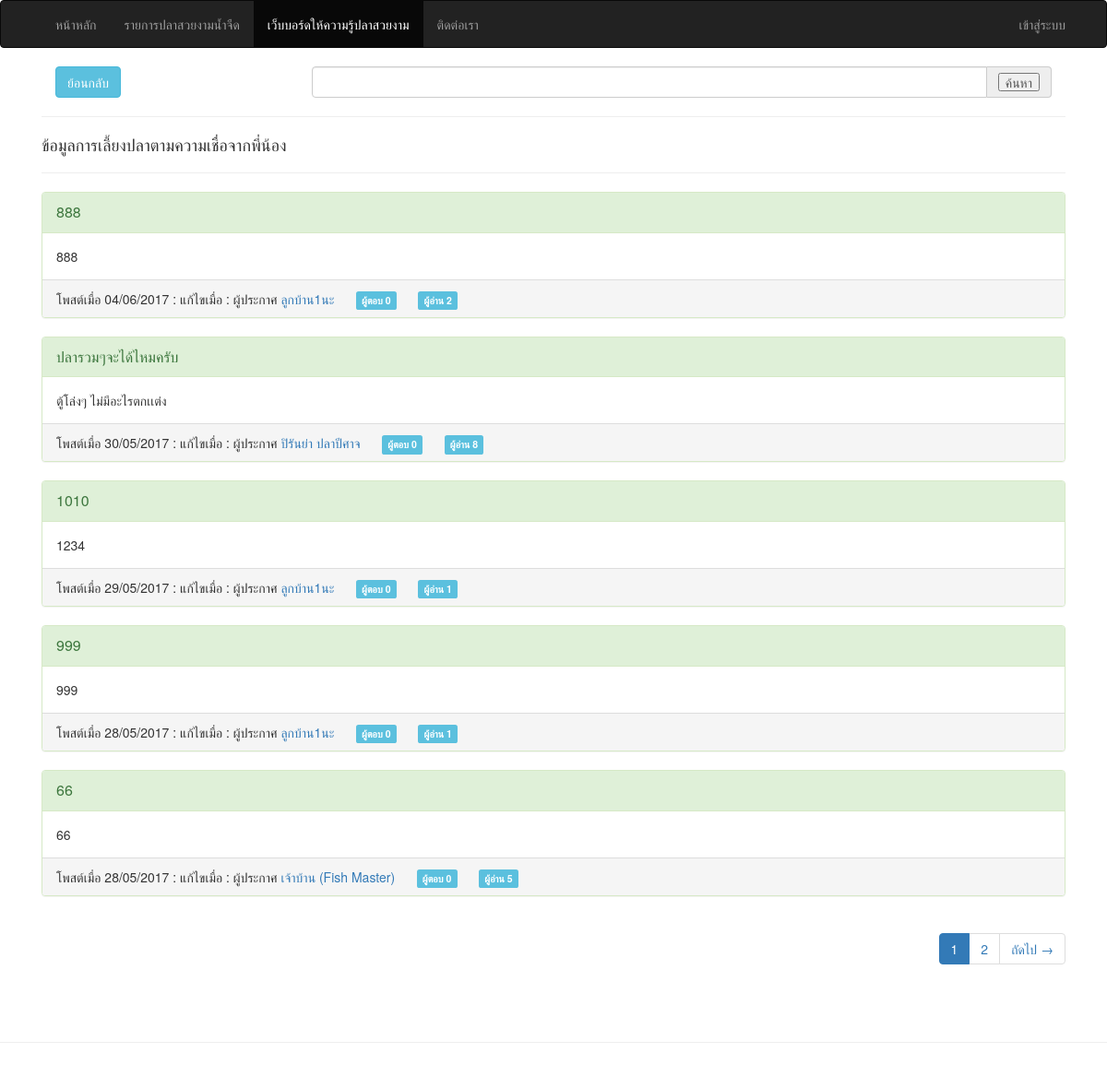
The page /webboard/compare on the database as committed earlier.
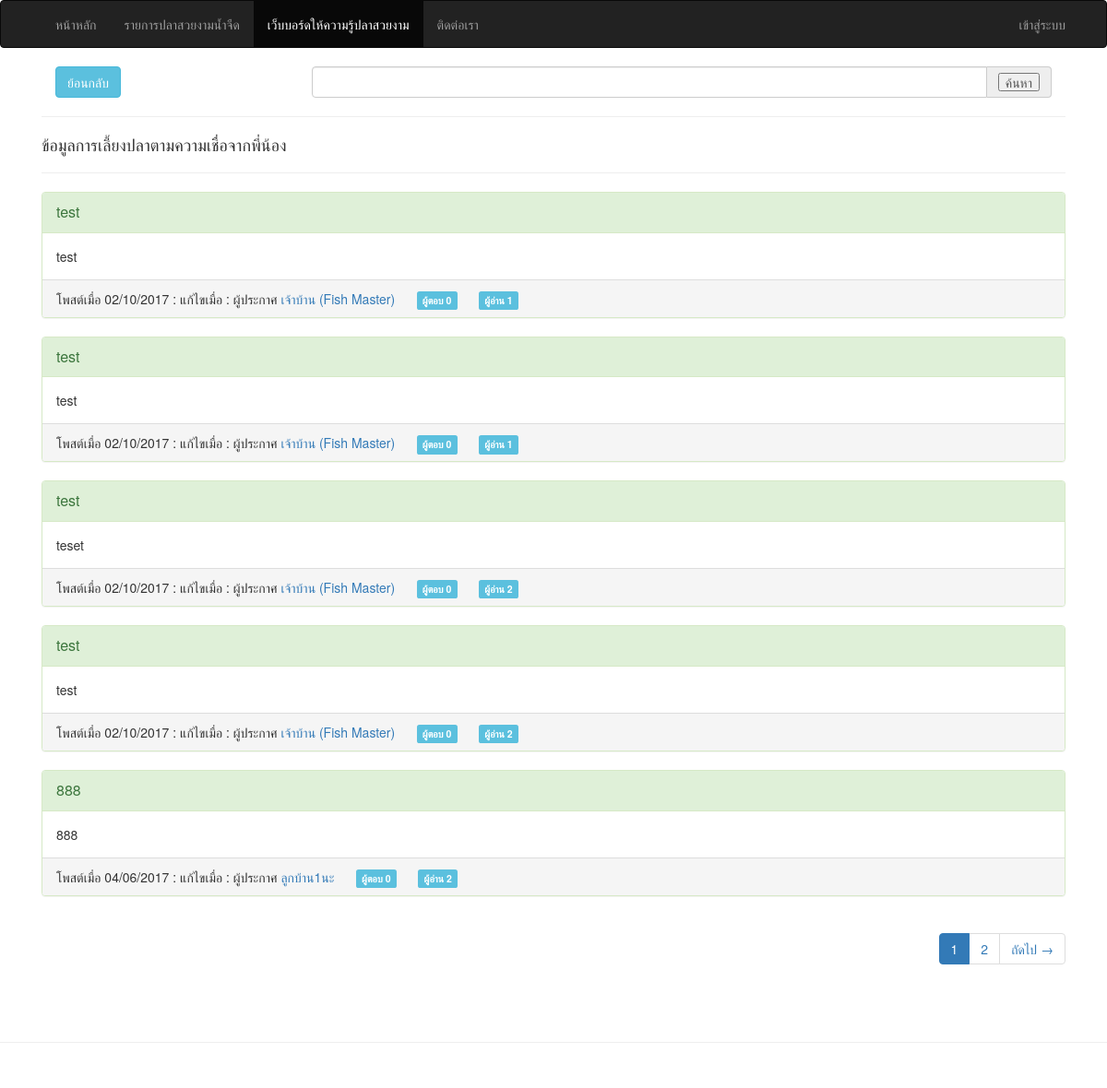
The same page on the database as committed later.
### tables this page shows
CREATE TABLE `compare` (
  `id` int(5) UNSIGNED NOT NULL,
  `member_id` int(5) UNSIGNED NOT NULL,
  `pool_title` varchar(100) NOT NULL,
  `pool_shape` text NOT NULL,
  `pool_detail` text NOT NULL,
  `pool_believe` text NOT NULL,
  `fish_amount` int(5) NOT NULL,
  `views` int(5) NOT NULL,
  `date_create` varchar(10) NOT NULL,
  `date_modify` varchar(10) NOT NULL
);

CREATE TABLE `member` (
  `id` int(5) UNSIGNED NOT NULL,
  `title` varchar(10) NOT NULL,
  `fullname` varchar(150) NOT NULL,
  `birthdate` varchar(10) NOT NULL,
  `address` text NOT NULL,
  `email` varchar(50) NOT NULL,
  `password` varchar(32) NOT NULL,
  `phone` varchar(15) NOT NULL,
  `date_create` varchar(10) NOT NULL,
  `date_activity` varchar(19) NOT NULL,
  `picture` varchar(100) NOT NULL,
  `role` enum('admin','member') NOT NULL DEFAULT 'member'
);

### application/controllers/Webboard.php (called while the page is built, shortened)
<?php
class Webboard extends MY_Controller {
  public function __construct()
  {
    $this->load->model('Webboard_model','webboard');
  }
  function compare($id='')
  {
    if ((int)$id > 0) :
      $post = $this->input->post();
      if ($post) :
        $comment = $this->db->insert('compare_comment',$post);
        if ($comment !== FALSE) :
          $this->session->set_flashdata(array('class'=>'success','value'=>'คอมเม้นต์เรียบร้อยแล้ว'));
          redirect($this->agent->referrer());
        endif;
      endif;
      $config	= array(
        'base_url' => current_url(),
        'total_rows' => $this->db->where('compare_id',$id)->count_all_results('compare_comment'),
        'per_page' => 5
      );
      $offset = ($this->input->get('p') > 0) ? $this->input->get('p') : '0';
      $this->pagination->initialize($config);
      $this->data['compare'] = $this->db->get_where('compare',array('id'=>$id))->row_array();
      $this->data['compare_detil'] = $this->db->get_where('compare_detail',array('compare_id'=>$id))->result_array();
      $this->data['member_id'] = $this->db->get_where('member',array('id'=>$this->data['compare']['member_id']))->row_array();
      $this->data['comments'] = $this->db->limit($config['per_page'],$offset)->get_where('compare_comment',['compare_id'=>$id])->result_array();
      $this->db->where('id',$this->data['compare']['id'])->set('views','views+1',FALSE)->update('compare');
    else:
      $search = $this->input->get('search');
      $config	= array(
        'base_url' => uri_string(),
        'total_rows' => $this->db->like('pool_title',$search)->count_all_results('compare'),
        'per_page' => 5
      );
      $offset = ($this->input->get('p') > 0) ? $this->input->get('p') : '0';
      $this->pagination->initialize($config);
      $this->data['compare'] = $this->db->like('pool_title',$search)->limit($config['per_page'])->offset($offset)->order_by('id','DESC')->get('compare')->result_array();
    endif;
    $this->data['content'] = $this->load->view('webboard/compare',$this->data,TRUE);
    $this->load->view('_layout_main', $this->data);
  }
}

### index.php (called while the page is built, shortened)
<?php
require_once BASEPATH.'core/CodeIgniter.php';

### application/views/webboard/compare.php (the view, shortened to what the changed rows need)
<?php if ($this->uri->segment(3) > 0) : ?>
  <?php $edit = ($this->session->id == $member_id['id'] || $this->session->role == 'admin') ? anchor('webboard/compare_edit/'.$compare['id'],'แก้ไข',array('class'=>'btn btn-warning pull-right')) :'';?>
  <?php $delete = ($this->session->id == $member_id['id'] || $this->session->role == 'admin') ? anchor('webboard/delete_compare/'.$compare['id'],'ลบ',array('class'=>'btn btn-danger pull-right','onclick'=>"return confirm('ต้องการลบหัวข้อนี้?');")) :'';?>
  <?=anchor('#','ย้อนกลับ',array('class'=>'btn btn-info','onclick'=>'window.history.back()'));?>
  <div class="panel panel-primary">
    <div class="panel-heading">
      <?=heading($compare['pool_title'],'3',array('class'=>'panel-title')).$delete.$edit;?>
    </div>
    <div class="panel-body">
      <p>
        โพสต์เมื่อ <?=$compare['date_create'].' : ';?>
        แก้ไขเมื่อ <?=$compare["date_modify"].' : ';?>
        โดย <?=(isset($member_id['id'])) ? anchor_popup('member/profile/'.$member_id['id'],$member_id['fullname']) : 'บุคคลทั่วไป';?>
       </p>
      <?=heading('<u>รายการปลาทั้งหมด</u>','4');?>
      <div class="col-sm-12">
        <?php foreach ($compare_detil as $c) : ?>
          <?php $fish = $this->db->get_where('fish',array('id'=>$c['fish_id']))->row_array(); ?>
          <div class="col-md-2 portfolio-item">
            <?=img('assets/fish/'.$fish['picture'],'',array('class'=>'img-responsive','style'=>'width:200px;height:100px;'));?>
            <?=heading($fish['fullname'],'5');?>
            <?=p('จำนวน '.$c['amount']);?>
          </div>
        <?php endforeach; ?>
      </div>
      <div class="col-sm-12">
        <br/><hr/>
        <?=heading('<u>หัวข้อ</u> '.$compare['pool_title'],'4');?>
        <?=p('<u>ชนิดของปลาที่เลี้ยง(จำนวน)</u>');?>
        <p style="text-indent:40px;line-height:1.8em;"><?=$compare['fish_amount'];?> ชนิด</p>
        <?=br();?>
        <?=p('<u>รายละเอียดบ่อปลา</u>');?>
        <p style="text-indent:40px;line-height:1.8em;"><?=$compare['pool_detail'];?></p>
        <?=br();?>
        <?=p('<u>ข้อมูลทางความเชื่อ</u>');?>
        <p style="text-indent:40px;line-height:1.8em;"><?=$compare['pool_believe'];?></p>
        <?=br();?>
      </div>
    </div>
  </div>
  <div class="col-sm-offset-1">
      <?php foreach ($comments as $_n => $n) : ?>
        <div class="panel panel-info">
        <?php $commented_by = $this->db->get_where('member',array('id'=>$n['commented_by']))->row_array(); ?>
        <div class="panel-heading">
          <?=($this->session->role === 'admin' OR $this->session->id === $commented_by['id']) ? anchor('webboard/delete_compare_comment/'.$n['id'],'ลบ',array('class'=>'btn btn-warning pull-right','onclick'=>"return confirm('ลบคอมเม้นต์นี้ ?');")) : '';?>
          <?=heading("โพสต์เมื่อ ".$n["date_create"].' : '.'แก้ไขเมื่อ '.$n["date_modify"].' : '."โดย ".anchor_popup("member/profile/".$commented_by["id"],$commented_by["fullname"]),'4',array('class'=>'panel-pool_title'));?>
        </div>
        <div class="panel-body">
          <?=$n['detail'];?>
        </div>
      </div>
      <?php endforeach; ?>
    <div class="pull-right"><?=$this->pagination->create_links();?></div>
    <?=br(4);?>
  </div>
    <?php if ($this->session->is_login === TRUE) : ?>
      <div class="well">
      <?=form_open(uri_string(),array('class'=>'form-horizontal'),array('compare_id'=>$compare['id'],'commented_by'=>$this->session->id,'date_create'=>date('d/m/Y H:i:s')));?>
      <?=heading('คอมเม้นต์','4').hr();?>
      <div class="form-group">
        <?=form_label(ucfirst('เนื้อหา'),'detail',['class'=>'control-label text-right col-sm-3']);?>
        <div class="col-sm-9">
          <?=form_textarea(['name'=>'detail','class'=>'form-control','required'=>TRUE]);?>
        </div>
      </div>
      <div class="form-group">
        <div class="col-sm-offset-3">
          <?=form_submit('','ยืนยัน',['class'=>'col-sm-2 btn btn-success','autocomplete'=>'off']);?>
          <?=form_reset('','ยกเลิก',['class'=>'btn btn-link','autocomplete'=>'off']);?>
        </div>
      </div>
      <?=form_close();?>
      <?=validation_errors('<div class="alert alert-warning">', '</div>');?>
    </div>
  <?php endif; ?>
<?php else: ?>
  <div class="col-md-12">
    <?php foreach ($compare as $_n => $n) : ?>
      <div class="panel panel-success">
        <?php $comments = $this->db->where('webboard_id',$n['id'])->count_all_results('webboard_comment');?>
        <?php $member_id = $this->db->get_where('member',array('id'=>$n['member_id']))->row_array();?>
        <div class="panel-heading">
          <p class="panel-title">
            <?=anchor('webboard/compare/'.$n['id'],character_limiter($n['pool_title'],'100'));?>
          </p>
        </div>
        <div class="panel-body">
          <?=character_limiter($n['pool_detail'],'150');?>
        </div>
        <div class="panel-footer">
          <span>โพสต์เมื่อ <?=$n['date_create'];?> : </span>
          <span>แก้ไขเมื่อ <?=$n['date_modify'];?> : </span>
          <span>ผู้ประกาศ <?=(isset($member_id['id'])) ? anchor_popup('member/profile/'.$member_id['id'],$member_id['fullname']) : 'บุคคลทั่วไป';?></span>
          <?=nbs(5).'<span class="label label-info">ผู้ตอบ '.$comments.'</span>';?>
          <?=nbs(5).'<span class="label label-info">ผู้อ่าน '.$n['views'].'</span>';?>
        </div>
      </div>
    <?php endforeach; ?>
  </div>
<?php endif; ?>

Rows that differ between the two databases and show on the page:
no longer on this page (row unchanged): compare: id+pool_title "ปลารวมๆจะได้ไหมครับ", pool_detail "ตู้โล่งๆ ไม่มีอะไรตกเเต่ง", date_create "30/05/2017", member.fullname "ปิรันย่า ปลาปีศาจ", comments "0", views "8"
no longer on this page (row unchanged): compare: id+pool_title "1010", pool_detail "1234", date_create "29/05/2017", member.fullname "ลูกบ้าน1นะ", comments "0", views "1"
no longer on this page (row unchanged): compare: id+pool_title "999", pool_detail "999", date_create "28/05/2017", member.fullname "ลูกบ้าน1นะ", comments "0", views "1"
no longer on this page (row unchanged): compare: id+pool_title "66", pool_detail "66", date_create "28/05/2017", member.fullname "เจ้าบ้าน (Fish Master)", comments "0", views "5"
added compare: id+pool_title "test", pool_detail "test", date_create "02/10/2017", member.fullname "เจ้าบ้าน (Fish Master)", comments "0", views "1"
added compare: id+pool_title "test", pool_detail "test", date_create "02/10/2017", member.fullname "เจ้าบ้าน (Fish Master)", comments "0", views "1"
added compare: id+pool_title "test", pool_detail "teset", date_create "02/10/2017", member.fullname "เจ้าบ้าน (Fish Master)", comments "0", views "2"
added compare: id+pool_title "test", pool_detail "test", date_create "02/10/2017", member.fullname "เจ้าบ้าน (Fish Master)", comments "0", views "2"
